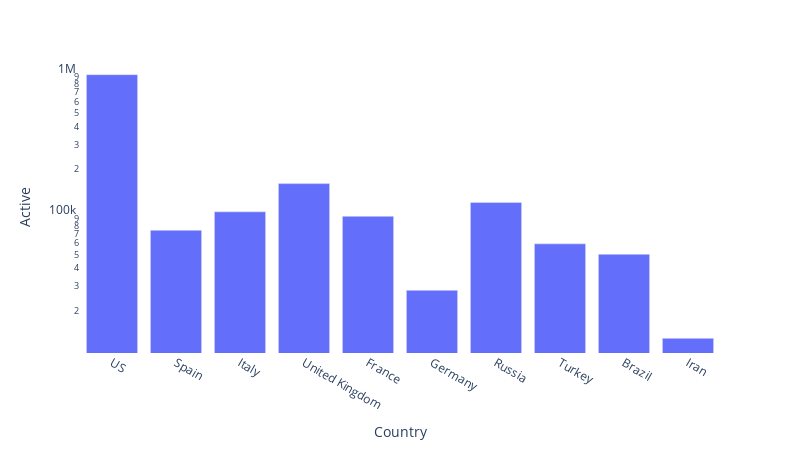

The notebook cell saved with this chart:
### Code cell
sorted_country_df = country_df.sort_values('Confirmed', ascending= False)

fig = px.bar(sorted_country_df.head(10), x='Country', y='Active')

fig.update_layout(
    autosize=False,
    width=800,
    height=450,
    plot_bgcolor='white')

fig.update_yaxes(type="log")
fig.show()

### Figure 1 — Plotly figure (JSON) as saved in the notebook; plotly's stock layout.template omitted (floating-point values rounded to 4 significant figures)
{"data": [{"alignmentgroup": "True", "hovertemplate": "Country=%{x}<br>Active=%{y}<extra></extra>", "legendgroup": "", "marker": {"color": "#636efa"}, "name": "", "offsetgroup": "", "orientation": "v", "showlegend": false, "textposition": "auto", "type": "bar", "x": ["US", "Spain", "Italy", "United Kingdom", "France", "Germany", "Russia", "Turkey", "Brazil", "Iran"], "xaxis": "x", "y": [931847, 74234, 100179, 158419, 93092, 27943, 116768, 59497, 50215, 12799], "yaxis": "y"}], "layout": {"autosize": false, "barmode": "relative", "height": 450, "legend": {"tracegroupgap": 0}, "margin": {"t": 60}, "plot_bgcolor": "white", "width": 800, "xaxis": {"anchor": "y", "domain": [0, 1], "title": {"text": "Country"}}, "yaxis": {"anchor": "x", "domain": [0, 1], "title": {"text": "Active"}, "type": "log"}}}
